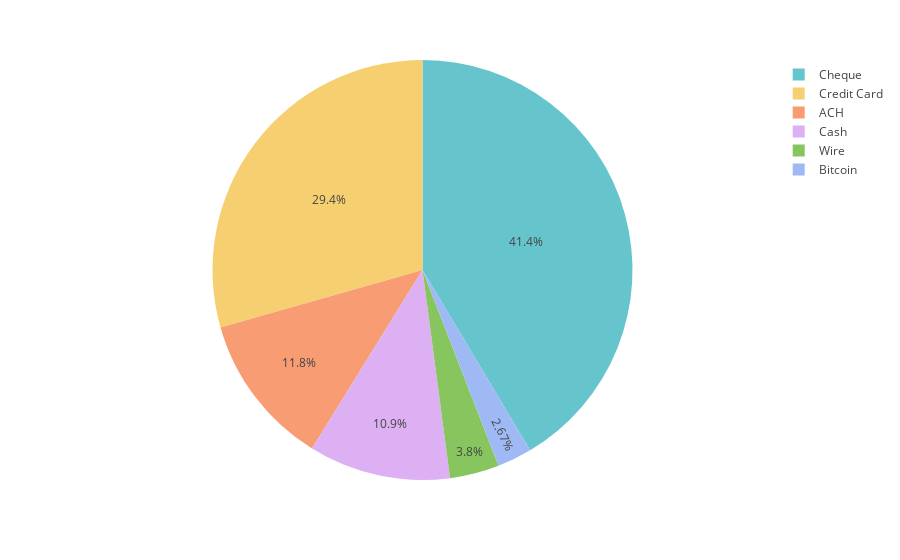

Notebook code for this chart:
### Markdown cell above
### Payment format

### Code cell
payment_format_count = df.payment_format.value_counts().reset_index()
fig = px.pie(
    payment_format_count,
    values='count',
    names='payment_format',
    color_discrete_sequence=px.colors.qualitative.Pastel
)
fig.show()

### Figure 1 — Plotly figure (JSON) as saved in the notebook; plotly's stock layout.template omitted (floating-point values rounded to 4 significant figures)
{"data": [{"domain": {"x": [0, 1], "y": [0, 1]}, "hovertemplate": "payment_format=%{label}<br>count=%{value}<extra></extra>", "labels": ["Cheque", "Credit Card", "ACH", "Cash", "Wire", "Bitcoin"], "legendgroup": "", "name": "", "showlegend": true, "type": "pie", "values": [1858265, 1319148, 527847, 489436, 170472, 119774]}], "layout": {"legend": {"tracegroupgap": 0}, "margin": {"t": 60}, "piecolorway": ["rgb(102, 197, 204)", "rgb(246, 207, 113)", "rgb(248, 156, 116)", "rgb(220, 176, 242)", "rgb(135, 197, 95)", "rgb(158, 185, 243)", "rgb(254, 136, 177)", "rgb(201, 219, 116)", "rgb(139, 224, 164)", "rgb(180, 151, 231)", "rgb(179, 179, 179)"]}}
